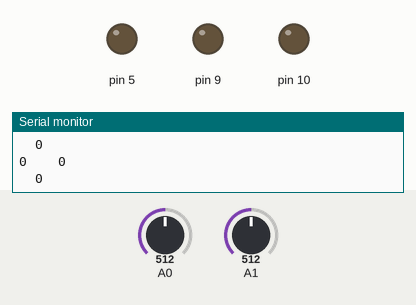
Simulated run of this sketch. Board: Arduino Leonardo, built with avr-gcc and run on an emulated ATmega32U4. Parts: output pins drawn as LEDs (lit = HIGH), the last lines printed to the serial monitor. The test bench sets the inputs (shaded band); at power-on: A0 = 512, A1 = 512.

Above: at 1.2 s.
1.3 s: A0 set to 716
At 2.5 s:
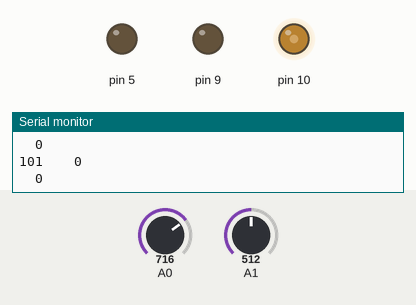
2.8 s: A1 set to 716
At 3.6 s:
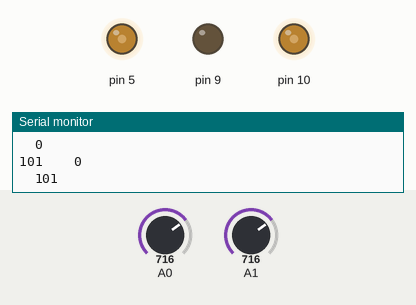
4.3 s: A0 set to 900
At 4.8 s:
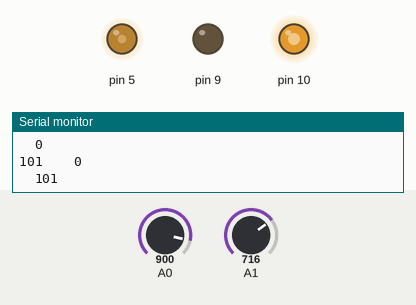
5.8 s: A1 set to 900
At 7.0 s:
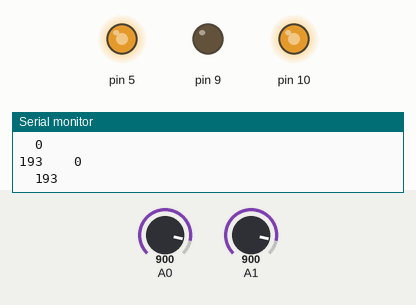
7.3 s: A0 set to 511
At 8.3 s:
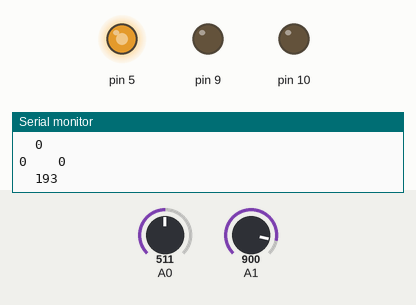
8.8 s: A1 set to 306
At 9.4 s:
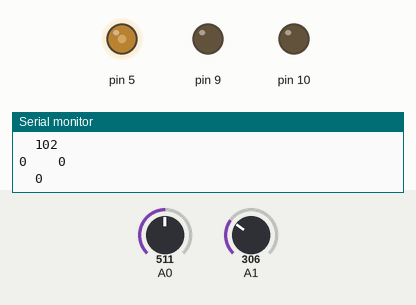
Timing chart, 0 to 11.3 s (numbered marks = the images above; inputs shaded):
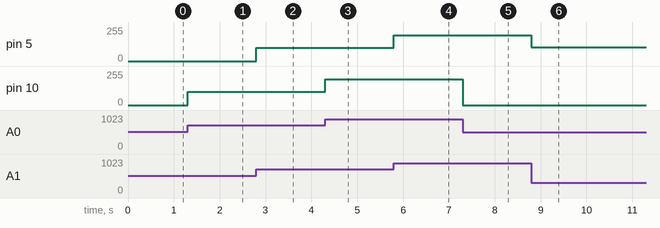

Measured:
- after the input at 1.3 s, pin 10: 0/255 → 101/255 at once
- after the input at 2.8 s, pin 5: 0/255 → 101/255 at once
- after the input at 4.3 s, pin 10: 101/255 → 193/255 at once
- after the input at 5.8 s, pin 5: 101/255 → 193/255 at once
- after the input at 7.3 s, pin 10: 193/255 → 0/255 at once
- after the input at 8.8 s, pin 5: 193/255 → 102/255 at once

The sketch:

Esplora-JOY-LED.ino
```cpp
// Arduino ESPLORA

#include <Esplora.h>

int readJoyX = 0;
int readJoyY = 0;

int left, right, bottom, top, defaultX, defaultY;

void setup() {
  Serial.begin(9600);

  defaultX = Esplora.readJoystickX();
  defaultY = Esplora.readJoystickY();
}

void loop() {
  unsigned long long int start = millis();

  while ((millis() - start) <= 1000) {
    readJoyX = Esplora.readJoystickX();
    readJoyY = Esplora.readJoystickY();

    left = map(readJoyX, defaultX, 512, 0, 255);
    right = map(readJoyX, defaultX, -512, 0, 255);

    bottom = map(readJoyY, defaultY, 512, 0, 255);
    top = map(readJoyY, defaultY, -512, 0, 255);

    if (left < 0)
      left = 0;
    if (right < 0)
      right = 0;
    if (bottom < 0)
      bottom = 0;
    if (top < 0)
      top = 0;

    if (bottom == 0) {
      Esplora.writeRGB(top, left, right);
    } else {
      Esplora.writeRGB(bottom, left, right);
    }
  }

  Serial.print("X = ");
  Serial.print(readJoyX);
  Serial.print("\n");

  Serial.print("Y = ");
  Serial.print(readJoyY);
  Serial.print("\n");

  Serial.print("\t");
  Serial.print(top);
  Serial.print("\n");

  Serial.print(left);
  Serial.print("\t\t");
  Serial.print(right);
  Serial.print("\n");

  Serial.print("\t");
  Serial.print(bottom);
  Serial.print("\n\n");
}
```
